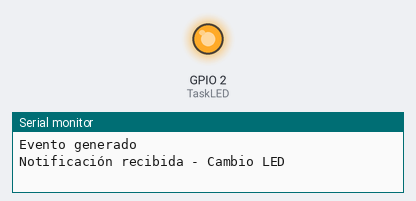
Recording of a program running on a simulated ESP32. Parts: output pins drawn as LEDs (lit = HIGH), the last lines printed to the serial monitor.

Above: at 1.0 s.
At 3.0 s:
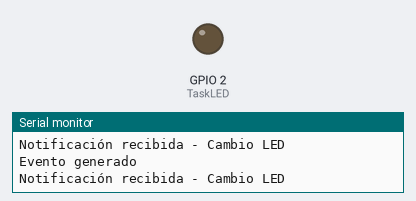
Timing chart, 0 to 5.2 s (numbered marks = the images above):
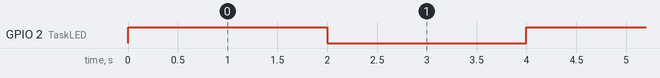

The program:

main.cpp
```cpp
#include <Arduino.h>

TaskHandle_t tareaLED;

void TaskProductor(void *pvParameters)
{
    while (true)
    {
        Serial.println("Evento generado");

        xTaskNotifyGive(tareaLED);

        vTaskDelay(pdMS_TO_TICKS(2000));
    }
}

void TaskLED(void *pvParameters)
{
    pinMode(2, OUTPUT);

    while (true)
    {
        // Espera una notificación
        ulTaskNotifyTake(pdTRUE, portMAX_DELAY);

        digitalWrite(2, !digitalRead(2));

        Serial.println("Notificación recibida - Cambio LED");
    }
}

void setup()
{
    Serial.begin(115200);

    xTaskCreate(
        TaskLED,
        "LED",
        2048,
        NULL,
        1,
        &tareaLED);

    xTaskCreate(
        TaskProductor,
        "Productor",
        2048,
        NULL,
        1,
        NULL);
}

void loop()
{
}
```

Measured:
- by itself, GPIO 2 (TaskLED): alternates HIGH for 2.0 s and LOW for 2.0 s
